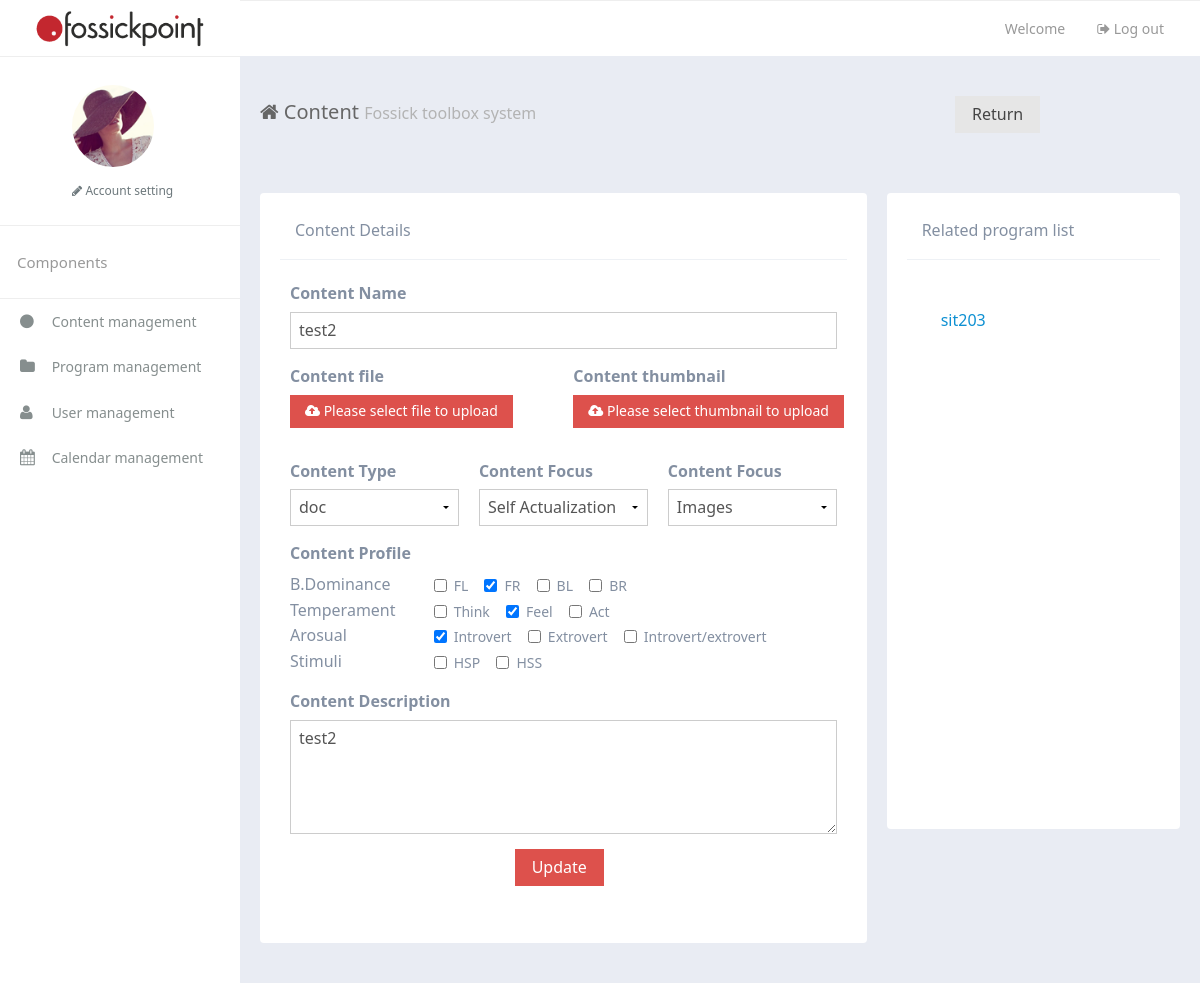
The page /toolbox/content/29/ (signed in) on the database its author committed.
### toolbox/models.py (models this page shows, shortened)
class Content(models.Model):
    name = models.CharField(max_length=100)
    type_choice = (('doc','doc'),('pdf','pdf'),('image', 'image'),('video', 'video'),('audio', 'audio'),('other','other'))
    type = models.CharField(max_length=30,choices=type_choice)
    focus_choice = (('Emotional Intelligence','Emotional Intelligence'),('Social Intelligence','Social Intelligence'),('Self Actualization','Self Actualization'))
    focus = models.CharField(max_length=30,choices=focus_choice,default='Emotional Intelligence')
    tag_choice = (('Images','Images'),('Formulas','Formulas'),('Activities','Activities'),('Skills','Skills'),('Social frameworks','Social frameworks'),('Concepts','Concepts'),('Myths & notions','Myths & notions'),('Principles','Principles'))
    tag = models.CharField(max_length=30,choices=tag_choice)
    thumbnail = models.ImageField(upload_to='contents/', null=True)
    profile = models.ManyToManyField(Profile)
    profileText = models.TextField(max_length=100,default='')
    keyword = models.CharField(max_length=100)
    address = models.FileField(upload_to='contents/')
    category = models.ForeignKey(Category, blank='True', null='True')
    level = models.IntegerField(default=1) # 1: free content; 2: limited; 3: personlized

class Program(models.Model):
    name = models.CharField(max_length=100)
    describe = models.CharField(max_length=200)
    contentsNumber = models.IntegerField(default=0)

### toolbox/views.py (the view, shortened to what this page needs)
# urls.py: url(r'^content/(?P<contentID>[0-9]+)/$', views.content, name="content"),
def content(request,contentID):
    if 'uuid' in request.session:
        content = Content.objects.get(id=contentID)
        programdetails = ProgramDetail.objects.filter(content=content)
        programList = []
        for programdetail in programdetails:
            if programdetail.content == content:
                program = programdetail.program
                programList.append(program)
        context = {"content" : content, "programList": programList}
        return render(request, "toolbox/content.html", context)
    else:
        return HttpResponse("You have not login")

### toolbox/models.py (called while the page is built)
    def __str__(self):  # __unicode__ on Python 2
        return self.profileName

### toolbox/templates/toolbox/content.html (shortened to what this page needs)
{% extends 'toolbox/_base.html' %} {% load static %} {% block csslink %} {% endblock %} {% block title %} Content {% endblock %} {% block main %}
<div class="row-content am-cf">
    <div class="row am-cf">
        <div class="am-u-sm-12 am-u-md-12 am-u-lg-8">
            <form id="contentForm" class="am-form">
                <div class="widget am-cf">
                    <div class="widget-head am-cf">
                        <div class="widget-title am-fl">Content Details</div>
                    </div>
                    <fieldset>
                        <div class="row">
                            <div class="am-form-group am-u-lg-12">
                                <label for="contentName">Content Name</label>
                                <input type="text" class="" id="contentName" value="{{content.name}}" name="contentName">
                            </div>
                        </div>
                        <div class="row">
                            <div class="am-form-group am-form-file am-u-lg-6">
                                <label for="doc-ipt-file-2">Content file</label>
                                <div>
                                    <button type="button" class="am-btn am-btn-danger am-btn-sm">
                                        <i class="am-icon-cloud-upload"></i> Please select file to upload
                                    </button>
                                </div>
                            </div>
                            <div class="am-form-group am-form-file am-u-lg-6">
                                <label for="doc-ipt-file-2">Content thumbnail</label>
                                <div>
                                    <button type="button" class="am-btn am-btn-danger am-btn-sm">
                                        <i class="am-icon-cloud-upload"></i> Please select thumbnail to upload
                                    </button>
                                </div>
                            </div>
                        </div>
                        <div class="row">
                            <div class="am-form-group am-u-lg-4">
                                <label for="contentType">Content Type</label>
                                <select id="contentType">
                                    <option value="doc">doc</option>
                                </select>
                            </div>
                            <div class="am-form-group am-u-lg-4">
                                <label for="contentFocus">Content Focus</label>
                                <select id="contentFocus">
                                    <option value="Self Actualization">Self Actualization</option>
                                </select>
                            </div>
                            <div class="am-form-group am-u-lg-4">
                                <label for="contentTag">Content Focus</label>
                                <select id="contentTag">
                                    <option value="Images">Images</option>
                                </select>
                            </div>
                        </div>
                        <div class="row">
                            <div class="am-form-group am-u-lg-12">
                                <label for="contentProfile" style="display:block">Content Profile</label>
                                <div class="row" id="contentProfile">
                                    <div class="am-u-lg-3">
                                        B.Dominance
                                    </div>
                                    <div class="am-u-lg-9">
                                        <label class="am-checkbox-inline">
                                            <input type="checkbox" value="FL" data-am-ucheck id="FL1" name="chk">FL
                                        </label>
                                        <label class="am-checkbox-inline">
                                            <input type="checkbox" value="FR" data-am-ucheck id="FR1" name="chk">FR
                                        </label>
                                        <label class="am-checkbox-inline">
                                            <input type="checkbox" value="BL" data-am-ucheck id="BL1" name="chk">BL
                                        </label>
                                        <label class="am-checkbox-inline">
                                            <input type="checkbox" value="BR" data-am-ucheck id="BR1" name="chk">BR
                                        </label>
                                    </div>
                                </div>
                                <div class="row">
                                    <div class="am-u-sm-3">
                                        Temperament
                                    </div>
                                    <div class="am-u-sm-9">
                                        <label class="am-checkbox-inline">
                                            <input type="checkbox" value="Think" data-am-ucheck id="Think1" name="chk">Think
                                        </label>
                                        <label class="am-checkbox-inline">
                                            <input type="checkbox" value="Feel" data-am-ucheck id="Feel1" name="chk">Feel
                                        </label>
                                        <label class="am-checkbox-inline">
                                            <input type="checkbox" value="Act" data-am-ucheck id="Act1" name="chk">Act
                                        </label>
                                    </div>
                                </div>
                                <div class="row">
                                    <div class="am-u-sm-3">
                                        Arosual
                                    </div>
                                    <div class="am-u-sm-9">
                                        <label class="am-checkbox-inline">
                                            <input type="checkbox" value="Introvert" data-am-ucheck id="Introvert1" name="chk">Introvert
                                        </label>
                                        <label class="am-checkbox-inline">
                                            <input type="checkbox" value="Extrovert" data-am-ucheck id="Extrovert1" name="chk">Extrovert
                                        </label>
                                        <label class="am-checkbox-inline">
                                            <input type="checkbox" value="Introvertorextrovert" data-am-ucheck id="Introvert/extrovert" name="chk">Introvert/extrovert
                                        </label>
                                    </div>
                                </div>
                                <div class="row">
                                    <div class="am-u-sm-3">
                                        Stimuli
                                    </div>
                                    <div class="am-u-sm-9">
                                        <label class="am-checkbox-inline">
                                            <input type="checkbox" value="HSP" data-am-ucheck id="HSP1" name="chk">HSP
                                        </label>
                                        <label class="am-checkbox-inline">
                                            <input type="checkbox" value="HSS" data-am-ucheck id="HSS1" name="chk">HSS
                                        </label>
                                    </div>
                                </div>
                            </div>
                        </div>
                        <div class="row">
                        <div class="am-form-group am-u-lg-12">
                            <label for="contentDiscription">Content Description</label>
                            <textarea class="" rows="5" id="contentDiscription">{{content.keyword}}</textarea>
                        </div>
                        <div class="row">
                            <p style="margin-left:40%" class="am-u-lg-12">
                                <button type="button" name="setting" id="update" class="am-btn am-btn-default am-btn-danger" onclick="updateContent()">
                                    Update
                                </button>
                            </p>
                        </div>
                    </div>
                </fieldset>
                </div>
            </form>
        </div>
        <div class="am-u-sm-12 am-u-md-4 am-u-lg-4">
            <div class="widget am-cf">
                <div class="widget-head am-cf">
                    <div class="widget-title  am-cf">Related program list</div>
                </div>
                    <div style="margin-top:40px;" id="contentDiv">
                        <ol id="contentList" class="am-list-static am-list-striped" style="height: 500px;" >
                            {% if programList %} {% for program in programList %}
                            <li id="{{content.id}}"><a href="{% url 'programdetail' programID=program.id %}">{{program.name}}</a></li>
                            {% endfor %} {% endif %}
                        </ol>
                    </div>
            </div>
        </div>
    </div>
</div>
    {% endblock %}

### toolbox/static/toolbox/css/app.css (style rules this page uses)
ul, li { list-style: none; padding: 0; margin: 0; }
.row { margin-right: -10px; margin-left: -10px; }
.widget { width: 100%; min-height: 148px; margin-bottom: 20px; border-radius: 0; position: relative; }
.widget-head { width: 100%; padding: 15px; }
.widget-title { font-size: 14px; }
.row-content { padding: 20px; }
.theme-white { background: #e9ecf3; }
.theme-white .widget-head { border-bottom: 1px solid #eef1f5; }
.theme-white .widget { padding: 10px 20px 13px; background-color: #fff; border-radius: 4px; color: #838FA1; }
.theme-white .widget-title { font-size: 16px; }
@media screen and (min-width: 641px) { [class*=am-u-] { padding-left: 10px; padding-right: 10px; } }

### rows shown on the page
Content: contentName "test2", keyword "test2"
Program: name "sit203"
